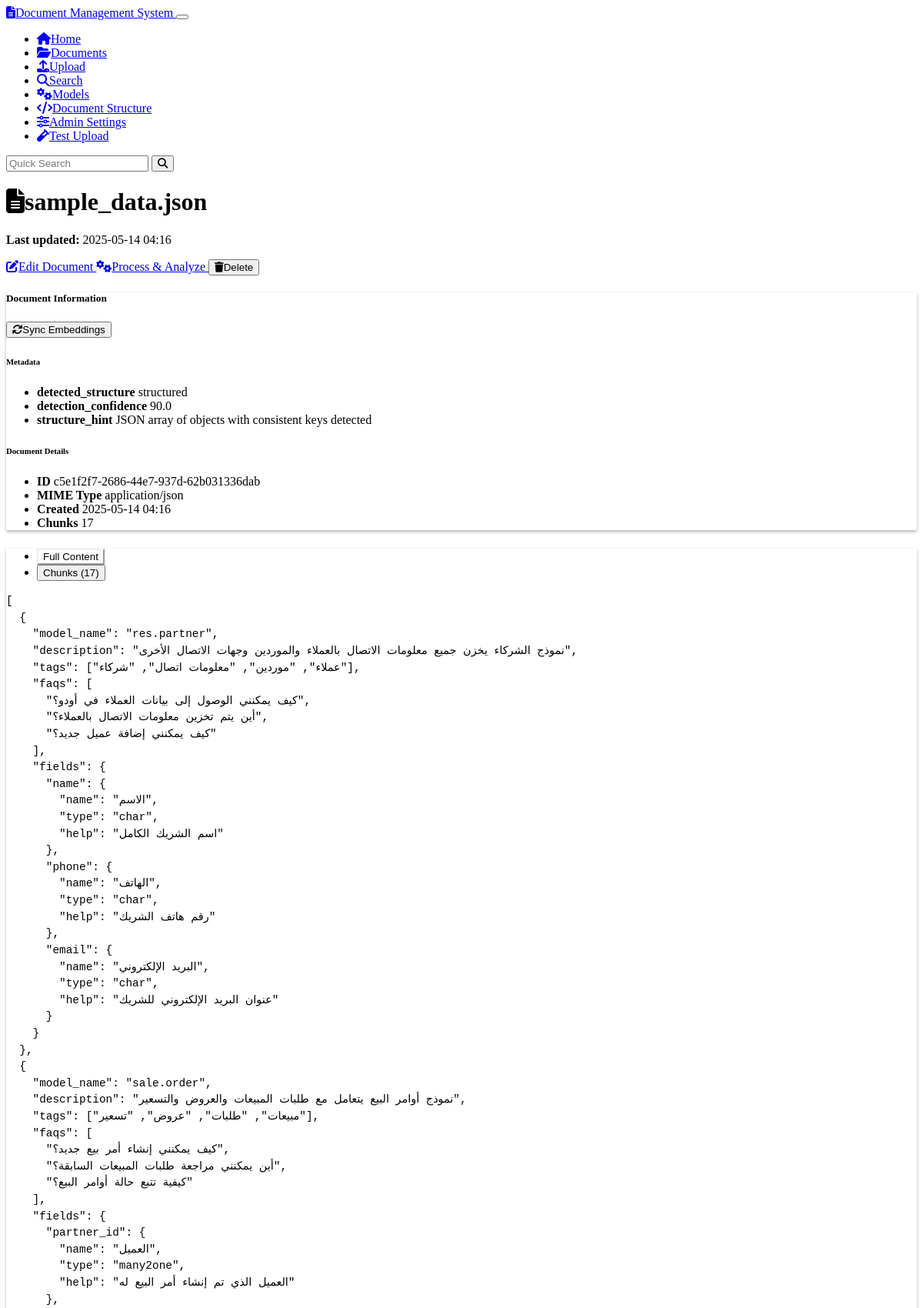
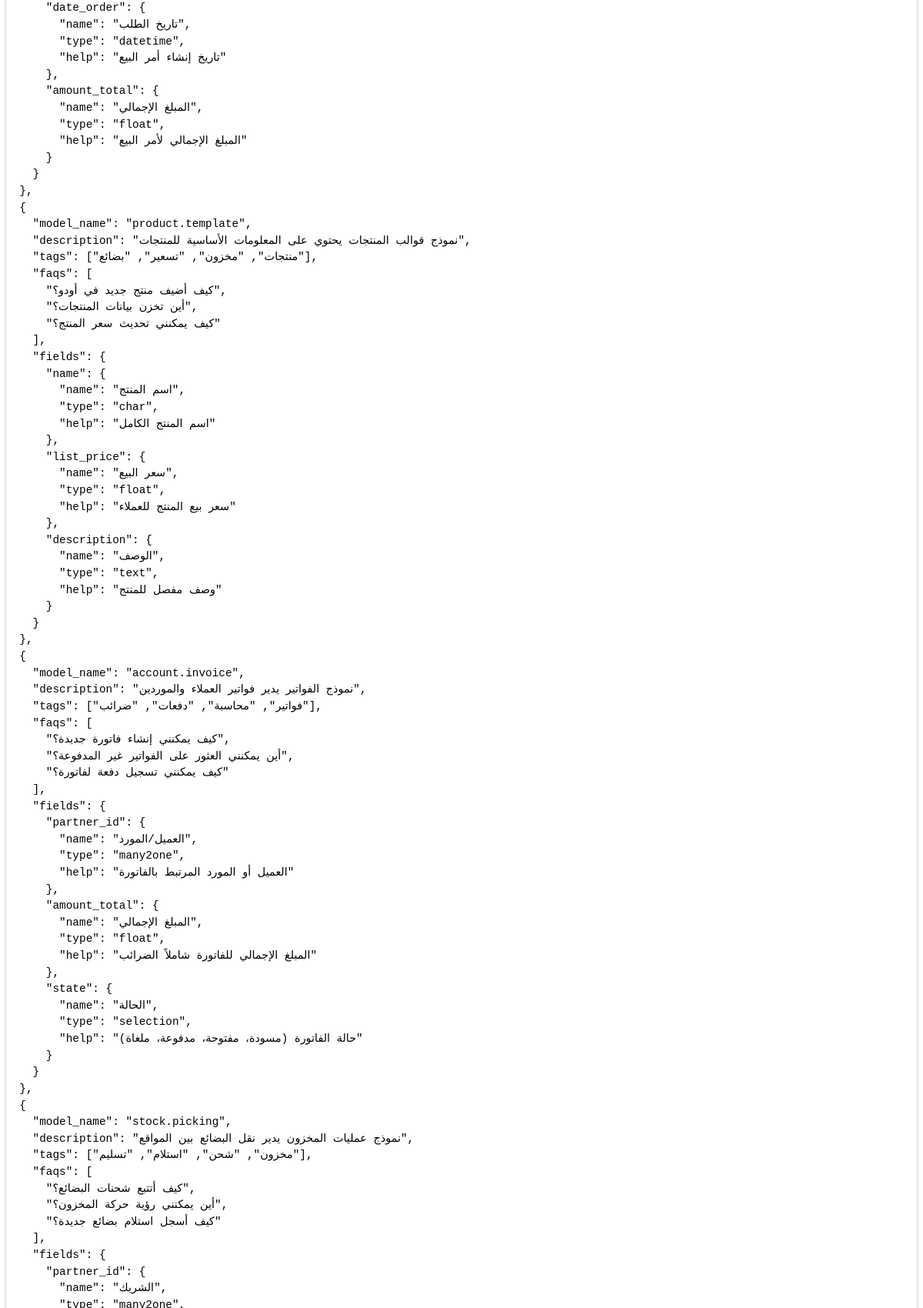
The page /documents/c5e1f2f7-2686-44e7-937d-62b031336dab (upper part) on the database its author committed (2 pictures, top to bottom).
### models.py (models this page shows, shortened)
class Document(db.Model):
    id = db.Column(db.String(36), primary_key=True, default=lambda: str(uuid.uuid4()))
    name = db.Column(db.String(255), nullable=False)
    content = db.Column(db.Text, nullable=False)
    mime_type = db.Column(db.String(100), nullable=False)
    created_at = db.Column(db.DateTime, default=datetime.datetime.utcnow)
    updated_at = db.Column(db.DateTime, default=datetime.datetime.utcnow, onupdate=datetime.datetime.utcnow)
    chunks = db.relationship('Chunk', backref='document', cascade='all, delete-orphan')
    doc_metadata = db.relationship('Metadata', backref='document', cascade='all, delete-orphan')

class Metadata(db.Model):
    id = db.Column(db.String(36), primary_key=True, default=lambda: str(uuid.uuid4()))
    document_id = db.Column(db.String(36), db.ForeignKey('document.id'), nullable=False)
    key = db.Column(db.String(100), nullable=False)
    value = db.Column(db.String(255), nullable=False)

### routes.py (the view)
@app.route('/documents/<document_id>')
def document_view(document_id):
    document = Document.query.get_or_404(document_id)
    metadata = Metadata.query.filter_by(document_id=document_id).all()
    chunks = Chunk.query.filter_by(document_id=document_id).order_by(Chunk.chunk_index).all()
    return render_template(
        'document_view.html',
        document=document,
        metadata=metadata,
        chunks=chunks
    )

### templates/document_view.html (shortened to what this page needs)
{% extends 'base.html' %}
{% block content %}
<div class="row mb-4">
    <div class="col-md-8">
        <h1>
            <i class="fas fa-file-alt me-2"></i>{{ document.name }}
        </h1>
        <p class="text-muted">
            <strong>Last updated:</strong> {{ document.updated_at.strftime('%Y-%m-%d %H:%M') }}
        </p>
    </div>
    <div class="col-md-4 text-md-end">
        <div class="btn-group">
            <a href="{{ url_for('document_edit', document_id=document.id) }}" class="btn btn-warning">
                <i class="fas fa-edit me-1"></i>Edit Document
            </a>
            <a href="{{ url_for('document_analysis_page', document_id=document.id) }}" class="btn btn-primary">
                <i class="fas fa-cogs me-1"></i>Process & Analyze
            </a>
            <button type="button" class="btn btn-danger" data-bs-toggle="modal" data-bs-target="#deleteDocumentModal">
                <i class="fas fa-trash me-1"></i>Delete
            </button>
        </div>
    </div>
</div>
<div class="row mb-4">
    <div class="col-md-12">
        <div class="card">
            <div class="card-header d-flex justify-content-between align-items-center">
                <h5 class="mb-0">Document Information</h5>
                <button id="sync-embeddings" class="btn btn-sm btn-outline-info" data-document-id="{{ document.id }}">
                    <i class="fas fa-sync me-1"></i>Sync Embeddings
                </button>
            </div>
            <div class="card-body">
                <div class="row">
                    <div class="col-md-6">
                        <h6>Metadata</h6>
                        {% if metadata %}
                            <ul class="list-group">
                                {% for meta in metadata %}
                                    <li class="list-group-item d-flex justify-content-between align-items-center">
                                        <strong>{{ meta.key }}</strong>
                                        <span>{{ meta.value }}</span>
                                    </li>
                                {% endfor %}
                            </ul>
                        {% else %}
                            <p class="text-muted">No metadata</p>
                        {% endif %}
                    </div>
                    <div class="col-md-6">
                        <h6>Document Details</h6>
                        <ul class="list-group">
                            <li class="list-group-item d-flex justify-content-between align-items-center">
                                <strong>ID</strong>
                                <span class="text-muted">{{ document.id }}</span>
                            </li>
                            <li class="list-group-item d-flex justify-content-between align-items-center">
                                <strong>MIME Type</strong>
                                <span>{{ document.mime_type }}</span>
                            </li>
                            <li class="list-group-item d-flex justify-content-between align-items-center">
                                <strong>Created</strong>
                                <span>{{ document.created_at.strftime('%Y-%m-%d %H:%M') }}</span>
                            </li>
                            <li class="list-group-item d-flex justify-content-between align-items-center">
                                <strong>Chunks</strong>
                                <span>{{ chunks|length }}</span>
                            </li>
                        </ul>
                    </div>
                </div>
            </div>
        </div>
    </div>
</div>
<div class="row mb-4">
    <div class="col-md-12">
        <div class="card">
            <div class="card-header">
                <ul class="nav nav-tabs card-header-tabs" id="document-tabs" role="tablist">
                    <li class="nav-item" role="presentation">
                        <button class="nav-link active" id="content-tab" data-bs-toggle="tab" data-bs-target="#content"
                                type="button" role="tab" aria-controls="content" aria-selected="true">
                            Full Content
                        </button>
                    </li>
                    <li class="nav-item" role="presentation">
                        <button class="nav-link" id="chunks-tab" data-bs-toggle="tab" data-bs-target="#chunks"
                                type="button" role="tab" aria-controls="chunks" aria-selected="false">
                            Chunks ({{ chunks|length }})
                        </button>
                    </li>
                </ul>
            </div>
            <div class="card-body">
                <div class="tab-content" id="document-tabs-content">
                    <div class="tab-pane fade show active" id="content" role="tabpanel" aria-labelledby="content-tab">
                        <pre class="document-content p-3 bg-dark text-light rounded">{{ document.content }}</pre>
                    </div>
                </div>
            </div>
        </div>
    </div>
</div>
{% endblock %}

### static/css/custom.css (style rules this page uses)
body { min-height: 100vh; display: flex; flex-direction: column; }
.document-content, .chunk-content { white-space: pre-wrap; word-wrap: break-word; font-family: monospace; font-size: 0.9rem; line-height: 1.5; overflow-x: auto; border-radius: 4px; }
.card { box-shadow: 0 0.125rem 0.25rem rgba(0, 0, 0, 0.3); margin-bottom: 1.5rem; }
.card-header { font-weight: 500; }
.btn { font-weight: 500; }
.btn-primary { background-color: var(--bs-primary); border-color: var(--bs-primary); }
.nav-tabs .nav-link { color: var(--bs-light); }
.nav-tabs .nav-link.active { background-color: var(--bs-dark); color: var(--bs-info); border-color: transparent transparent var(--bs-info); }

### templates/document_view.html (style rules this page uses)
.document-content, .chunk-content { white-space: pre-wrap; overflow-x: auto; border-radius: 4px; font-family: monospace; }

### rows shown on the page
Document: name "sample_data.json", updated_at "2025-05-14 04:16", id "c5e1f2f7-2686-44e7-937d-62b031336dab", mime_type "application/json", created_at "2025-05-14 04:16"
Metadata: key "detected_structure", value "structured"
Metadata: key "detection_confidence", value "90.0"
Metadata: key "structure_hint", value "JSON array of objects with consistent keys detected"

### other values the page prints
{{ chunks|length }} "17"
